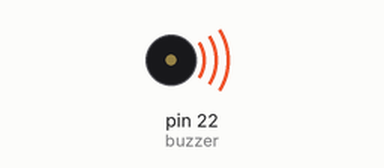
Recording of a program running on a simulated Raspberry Pi (header pin numbers). Parts: buzzer (waves = sounding, pin HIGH).

Above: at 0.15 s.
Timing chart, 0 to 3.0 s (numbered marks = the images above):
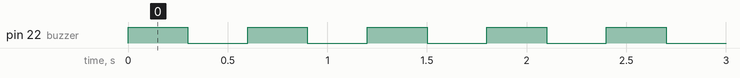

Measured:
- by itself, pin 22 (buzzer): alternates HIGH for 0.30 s and LOW for 0.30 s

The program:

Buzzer.py
```python
'''
Created on 10 Nov 2012

@author: Jamie
'''

import RPi.GPIO as GPIO
from time import sleep

buzzer=22
delay = .3

GPIO.setmode(GPIO.BOARD)
GPIO.setup (buzzer, GPIO.OUT)

try:
    while 1:
        GPIO.output (buzzer, True)
        sleep(delay)
        GPIO.output (buzzer, False)
        sleep(delay)
except KeyboardInterrupt:
    GPIO.output (buzzer, False)
```
